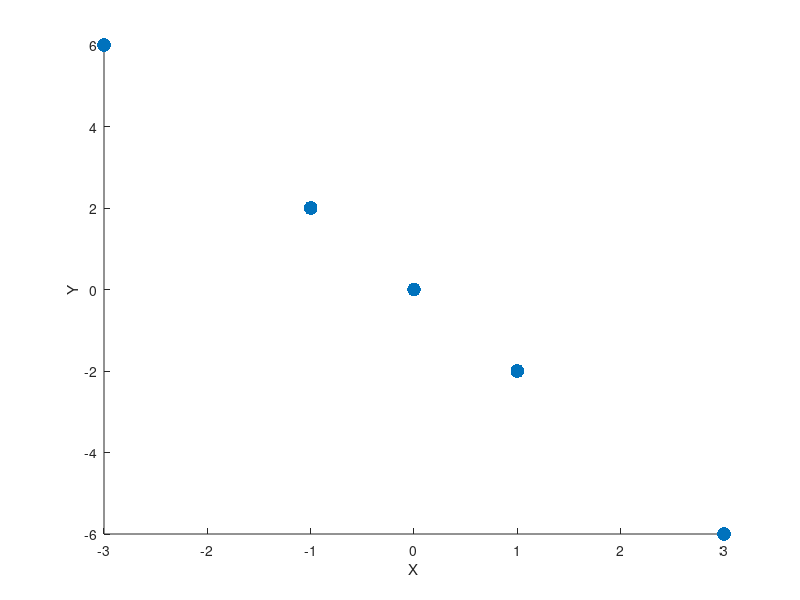

Here is the MATLAB script that generated this plot: (Note: this script raises an error after producing the figure.)
clear; clear clc; clear all;

% Draw them on a 2-d plot
x = [0, -1, -3, 1, 3];
y = [0, 2, 6, -2, -6];

figure;
scatter(x, y, 100, 'filled');
xlabel('X');
ylabel('Y');
saveas(gcf, 'problem-2-points-scatter.png');

% Implement Principal Component Analysis (PCA)
data = load('USPS.mat');
images = data.A;
p_components = [10, 50, 100, 200];
image_size = size(images,1);
error = zeros(image_size,1);

mean_A = images - mean(images);
reconstruction_error = zeros(length(p_components),1);
[U, S, V] = svd(mean_A);
coeff = V;
score = mean_A*coeff;

sub_image1 = reshape(images(1,:), 16, 16);
sub_image2 = reshape(images(2,:), 16, 16);

figure;
imshow(sub_image1', 'InitialMagnification','fit');
title(['Sub Image 1']);
saveas(gcf, 'problem-2-sub-image1.png');
figure;
imshow(sub_image2', 'InitialMagnification','fit');
title(['Sub Image 2']);
saveas(gcf, 'problem-2-sub-image2.png');

figure;
index = 1;
for i = 1:size(p_components,2)
    subplot(1, 4, index);
    pca_i = score(:,1:p_components(i))*coeff(:,1:p_components(i))';
    mean_i = mean(images);
    for j = 1:image_size
        pca_i(j, :) = pca_i(j, :)+mean_i;
    end
    diff = images - pca_i;
    for j = 1:image_size
        error(j) = norm(diff(j,:),'fro')^2;
    end
    reconstruction_error(i) = sum(error);
    sub_image1 = reshape(pca_i(1,:),16,16);
    imshow(sub_image1');
    title(['P =',num2str(p_components(i))]);
    pic_name = ['subset1','PCA',num2str(p_components(i)),'.png'];
    imwrite(sub_image1', pic_name);
    index = index + 1;
end

figure;
index = 1;
for i = 1:size(p_components,2)
    subplot(1, 4, index);
    pca_i = score(:,1:p_components(i))*coeff(:,1:p_components(i))';
    mean_i = mean(images);
    for j = 1:image_size
        pca_i(j, :) = pca_i(j, :)+mean_i;
    end
    diff = images - pca_i;
    for j = 1:image_size
        error(j) = norm(diff(j,:),'fro')^2;
    end
    sub_image2 = reshape(pca_i(2,:),16,16);
    imshow(sub_image2');
    title(['P =',num2str(p_components(i))]);
    pic_name = ['subset2','PCA',num2str(p_components(i)),'.png'];
    imwrite(sub_image2', pic_name);
    index = index + 1;
end

% The total reconstruction error
figure;
plot(reconstruction_error, '-o');
xlabel('Principal components');
ylabel('Reconstruction error');
saveas(gcf, 'problem-2-reconstruction-error.png');

